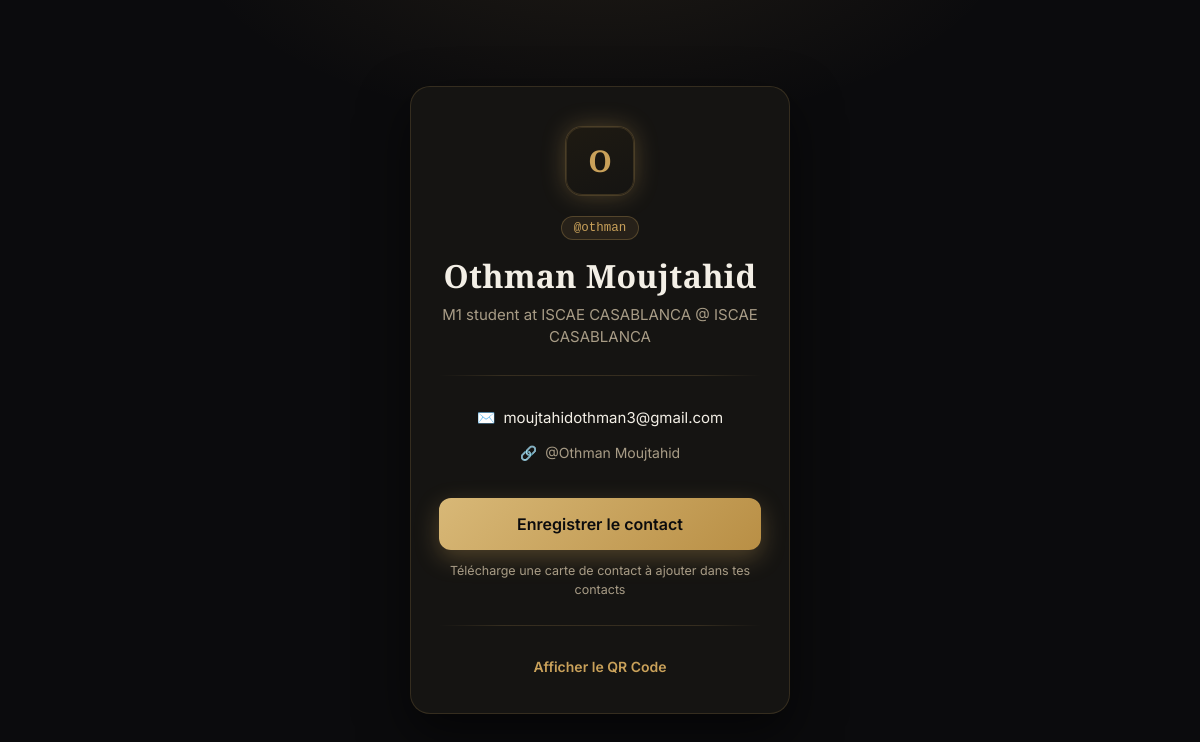
Screenshot of /p/othman with the database file from the repository.
### models.py (models this page shows, shortened)
class Profile(db.Model):
    __tablename__ = "profiles"
    id        = db.Column(db.Integer, primary_key=True)
    username  = db.Column(db.String(50), unique=True, nullable=False)
    full_name = db.Column(db.String(100), nullable=False)
    job_title = db.Column(db.String(100), nullable=False)
    company   = db.Column(db.String(100), nullable=False)
    email     = db.Column(db.String(120), nullable=False)
    linkedin  = db.Column(db.String(100), nullable=True)

### app.py (the view)
@app.route("/p/<username>")
def public_profile(username):
    profile = Profile.query.filter_by(username=username).first()
    if profile is None:
        abort(404)
    return render_template("profile.html", profile=profile)

### templates/profile.html (shortened to what this page needs)
<!DOCTYPE html>
<html lang="fr">
<head>
  <link rel="stylesheet" href="{{ url_for('static', filename='style.css') }}">
</head>
<body>
  <main class="card">
    <div class="monogram">{{ profile.full_name[0] }}</div>
    <span class="username-tag">@{{ profile.username }}</span>
    <h1 class="full-name">{{ profile.full_name }}</h1>
    <p class="role-line">{{ profile.job_title }} @ {{ profile.company }}</p>
    <hr class="divider">
    <a class="email-link" href="mailto:{{ profile.email }}">
      <span>✉️</span>
      <span>{{ profile.email }}</span>
    </a>
    {% if profile.linkedin %}
      <a class="linkedin-link" href="https://www.linkedin.com/in/{{ profile.linkedin }}" target="_blank" rel="noopener">
        <span>🔗</span>
        <span>@{{ profile.linkedin }}</span>
      </a>
    {% endif %}
    <a class="save-button" href="{{ url_for('download_vcard', username=profile.username) }}">Enregistrer le contact</a>
    <p class="save-hint">Télécharge une carte de contact à ajouter dans tes contacts</p>
    <hr class="divider">
    <details class="qr-toggle">
      <summary>Afficher le QR Code</summary>
    </details>
  </main>
</body>
</html>

### static/style.css (style rules this page uses)
:root { --bg: #0b0b0d; --surface: #151412; --border: rgba(201, 161, 90, 0.18); --ink: #f3efe6; --ink-soft: #a89c86; --accent: #c9a15a; --accent-glow: rgba(201, 161, 90, 0.32); --radius: 20px; }
* { box-sizing: border-box; }
html, body { height: 100%; }
body { margin: 0; background: var(--bg); background-image: radial-gradient(600px 300px at 50% -10%, rgba(201, 161, 90, 0.10), transparent 70%); color: var(--ink); font-family: "Inter", -apple-system, BlinkMacSystemFont, "Segoe UI", sans-serif; display: flex; align-items: center; justify-content: center; min-height: 100vh; padding: 24px 16px; }
.card { width: 100%; max-width: 380px; background: var(--surface); border: 1px solid var(--border); border-radius: var(--radius); padding: 40px 28px 32px; text-align: center; box-shadow: 0 20px 50px rgba(0, 0, 0, 0.55); }
.monogram { width: 68px; height: 68px; margin: 0 auto 20px; border-radius: 16px; background: linear-gradient(160deg, #1e1a12, #151412); border: 1px solid var(--border); box-shadow: 0 0 0 1px rgba(201, 161, 90, 0.18), 0 0 24px var(--accent-glow); color: var(--accent); display: flex; align-items: center; justify-content: center; font-family: "Cormorant Garamond", Georgia, serif; font-weight: 600; font-size: 30px; }
.username-tag { display: inline-block; font-family: "SFMono-Regular", Consolas, "Liberation Mono", Menlo, monospace; font-size: 12.5px; color: var(--accent); background: rgba(201, 161, 90, 0.10); border: 1px solid rgba(201, 161, 90, 0.28); border-radius: 999px; padding: 4px 12px; margin-bottom: 16px; }
.full-name { font-family: "Cormorant Garamond", Georgia, serif; font-weight: 600; font-size: 32px; line-height: 1.25; margin: 0 0 8px; letter-spacing: 0.01em; }
.role-line { color: var(--ink-soft); font-size: 15px; line-height: 1.5; margin: 0; }
.divider { width: 100%; height: 1px; border: none; margin: 26px auto; background: linear-gradient(90deg, transparent, var(--border) 20%, var(--border) 80%, transparent); }
.email-link { display: inline-flex; align-items: center; gap: 8px; color: var(--ink); text-decoration: none; font-size: 15px; padding: 6px 4px; border-bottom: 1px solid transparent; transition: border-color 0.15s ease, color 0.15s ease; }
.linkedin-link { display: inline-flex; align-items: center; gap: 8px; color: var(--ink-soft); text-decoration: none; font-size: 14px; padding: 8px 4px; margin-top: 2px; border-bottom: 1px solid transparent; transition: border-color 0.15s ease, color 0.15s ease; }
.save-button { display: block; width: 100%; margin-top: 28px; padding: 16px 20px; background: linear-gradient(135deg, #d8b877, #b98f45); color: #0b0b0d; border: none; border-radius: 12px; font-size: 16px; font-weight: 600; font-family: inherit; text-decoration: none; text-align: center; cursor: pointer; box-shadow: 0 8px 24px var(--accent-glow); }
.save-hint { margin: 12px 0 0; font-size: 12.5px; color: var(--ink-soft); line-height: 1.5; }
.qr-toggle summary { cursor: pointer; color: var(--accent); font-size: 14px; font-weight: 600; list-style: none; padding: 6px 0; }
.qr-toggle summary::marker { content: ""; }

### rows the page displays
Profile: full_name "O", username "othman", full_name "Othman Moujtahid", job_title "M1 student at ISCAE CASABLANCA", company "ISCAE CASABLANCA", email "moujtahidothman3@gmail.com", linkedin "Othman Moujtahid"
